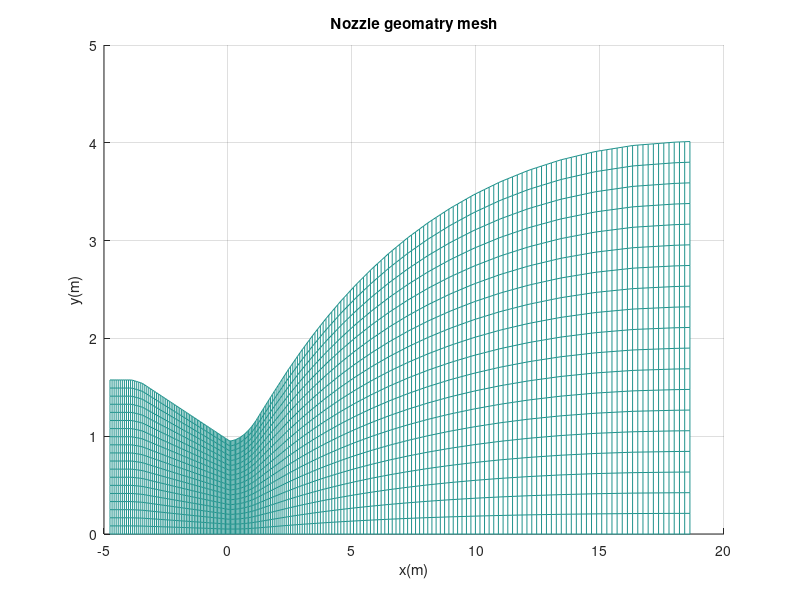

Write the MATLAB code that produced this figure. (Note: a time limit stopped this script after it produced the figure.)
%%%%%%%%%%%%%%%%%%%%%%%%%%%%%%%%%%%%%%%%%%%%%%%%%%%%%%%%%%%%%%%%%%%%%%%%%%%%%%

% INPUTS
% 1. 2D, grids data points file in .csv format. Which has (x,y) coordinates of
% all points of 2D plane
% 2. How many points are in x direction and in y direction
% 3. U = [rho, rho*u, rho*v, rho*w, e] at evrey point on 2D plane
% 4. Residual file, which has all five residual with time 
%%%%%%%%%%%%%%%%%%%%%%%%%%%%%%%%%%%%%%%%%%%%%%%%%%%%%%%%%%%%%%%%%%%%%%%%%%%%%%

%%%%%%%%%%%%%%%%%%%%%%%%%%%%%%%%%%%%%%%%%%%%%%%%%%%%%%%%%%%%%%%%%%%%%%%%%%%%%%
% OUTPUTS
% 1. Will plot the grids point to see the geomatry
% 2. All residial plots and automatically save them   
% 3. Plot density, X-velocity, Y-velocity, Z-velocity, p, T and Mach number(M)
% at evrey point on 2D plane
%%%%%%%%%%%%%%%%%%%%%%%%%%%%%%%%%%%%%%%%%%%%%%%%%%%%%%%%%%%%%%%%%%%%%%%%%%%%%%
clear;
clc ;
% grids =  csvread('gridss_Bump_2D.dat') ;
grids =  csvread('grids_2D.csv') ;
para =  csvread('2D_parameters_B.csv') ;
residual = csvread('Residual.csv') ;
%  Reading the first or grids points 
Nx = grids(1,1) ;
Ny = grids(1,2) ;

% removing the first line and keeping the grids points coordinates alone 
grids(1,:) = [] ;

% Now re-shaping the each 1-D coloum to 2D matrix  
x = reshape(grids(:,1),[Ny,Nx]) ;
y = reshape(grids(:,2),[Ny,Nx]) ;
z = zeros(Ny,Nx);
if 1
    density = reshape(para(:,1),[Ny,Nx]);
    densityu= reshape(para(:,2),[Ny,Nx]);
    densityv= reshape(para(:,3),[Ny,Nx]);
    densityw= reshape(para(:,4),[Ny,Nx]);
    energy  = reshape(para(:,5),[Ny,Nx]);

    for i = 1:Ny
        for j =	1:Nx	
            u(i,j) = densityu(i,j)/density(i,j) ; 
            v(i,j) = densityv(i,j)/density(i,j) ; 
            w(i,j) = densityw(i,j)/density(i,j) ; 
            pressure(i,j) = 0.4*(energy(i,j) - 0.5*density(i,j)* ...
            (u(i,j)*u(i,j)+v(i,j)*v(i,j)+w(i,j)*w(i,j)));
            temperature(i,j) = pressure(i,j) /(287.14*density(i,j)) ; 
            velocity(i,j) = sqrt(u(i,j)*u(i,j)+v(i,j)*v(i,j)+w(i,j)*w(i,j)) ;
            mach(i,j) = velocity(i,j) / sqrt(1.4*287.14*temperature(i,j)) ;
        end
    end
end

%%%%%%%%%%%%%%%%%%%%%%%%%%%%%%%%%%%%%%%%%%%%%%%%%%%%%%%%%%%%%%%%%%%%%%%%%%%%%%
% Plotting the dimensinal parameters
%%%%%%%%%%%%%%%%%%%%%%%%%%%%%%%%%%%%%%%%%%%%%%%%%%%%%%%%%%%%%%%%%%%%%%%%%%%%%%
disp('Plotting has started, Kullu...')
%%%%%%%%%%%%%%%%%%%%%%%%%%%%%%%%%%%%%%%%%%%%%%%%%%%%%%%%%%
if 0
%% 1. Plotting the grid points
i=1;
h = figure(i) ;
plot(x,y,'o');
title('Nozzle geomatry')
xlabel('x(m)')
ylabel('y(m)')
set(gcf, 'Units', 'Normalized', 'OuterPosition', [0 0 1 1]);
% print('Nozzle_geomatry','-dpng')
saveas(h,'/home/kullu/Desktop/Acad/SEM10/DDP2/Code_DDP2/DDP2/Resluts/Nozzle_geomatry','epsc')

end

h = figure(i+12) ;
mesh(x,y,z,'FaceLighting','gouraud','LineWidth',0.3)
title('Nozzle geomatry mesh')
xlabel('x(m)')
ylabel('y(m)')
set(gcf, 'Units', 'Normalized', 'OuterPosition', [0 0 1 1]);
view(2)
% print('Nozzle_geomatry','-dpng')
saveas(h,'/home/kullu/Desktop/Acad/SEM10/DDP2/Code_DDP2/DDP2/Resluts/Nozzle_geomatry','epsc')


%%%%%%%%%%%%%%%%%%%%%%%%%%%%%%%%%%%%%%%%%%%%%%%%%%%%%%%%%%


%%%%%%%%%%%%%%%%%%%%%%%%%%%%%%%%%%%%%%%%%%%%%%%%%%%%%%%%%%
% 2. plotting the density, velocity, mach, p, T etc. 

%%%%%%%%%%%%%%%%%%%%%%%%%%%%%%%%
figure(i+2)
h = surf(x,y,z,mach) ;
colormap jet
colorbar
hcb=colorbar;
shading interp;
t = title(hcb,'\bf {Mach}') ;
set(t,'Interpreter','Latex');
xlabel('\bf{x(m)}'); ylabel('\bf y(m)'); zlabel('\bf z(m)');
title(' \bf Mach Number (M), flow inside nozzle')
% view(0,90)
view(2)
set(gcf, 'Units', 'Normalized', 'OuterPosition', [0 0 1 1]);
saveas(h,'/home/kullu/Desktop/Acad/SEM10/DDP2/Code_DDP2/DDP2/Resluts/Mach','epsc')

if 0
%%%%%%%%%%%%%%%%%%%%%%%%%%%%%%%%%
figure(i+3)
h = surf(x,y,z,density) ;
colormap jet
colorbar
hcb=colorbar;
shading interp;
t = title(hcb,'$rho$') ;
set(t,'Interpreter','Latex');
xlabel('\bf{x(m)}'); ylabel('\bf y(m)'); zlabel('\bf z(m)');
title(' \bf Density(rho), flow inside nozzle')
view(0,90)
set(gcf, 'Units', 'Normalized', 'OuterPosition', [0 0 1 1]);
saveas(h,'/home/kullu/Desktop/Acad/SEM10/DDP2/Code_DDP2/DDP2/Resluts/Density','epsc')

%%%%%%%%%%%%%%%%%%%%%%%%%%%%%%%%%
figure(i+4)
h = surf(x,y,z,velocity) ;
colormap jet
colorbar
hcb=colorbar;
shading interp;
t = title(hcb,'$V(m/s)$') ;
set(t,'Interpreter','Latex');
xlabel('\bf{x(m)}'); ylabel('\bf y(m)'); zlabel('\bf z(m)');
title(' \bf Velocity(V), flow inside nozzle')
view(0,90)
set(gcf, 'Units', 'Normalized', 'OuterPosition', [0 0 1 1]);
saveas(h,'/home/kullu/Desktop/Acad/SEM10/DDP2/Code_DDP2/DDP2/Resluts/velocity','epsc')

%%%%%%%%%%%%%%%%%%%%%%%%%%%%%%%%%
figure(i+5)
h = surf(x,y,z,pressure) ;
colormap jet
colorbar
hcb=colorbar;
shading interp;
t = title(hcb,'$p(N/m^2)$') ;
set(t,'Interpreter','Latex');
xlabel('\bf{x(m)}'); ylabel('\bf y(m)'); zlabel('\bf z(m)');
title(' \bf Pressure(p), flow inside nozzle')
view(0,90)
set(gcf, 'Units', 'Normalized', 'OuterPosition', [0 0 1 1]);
saveas(h,'/home/kullu/Desktop/Acad/SEM10/DDP2/Code_DDP2/DDP2/Resluts/Pressure','epsc')

%%%%%%%%%%%%%%%%%%%%%%%%%%%%%%%%%
h =figure(i+6);
surf(x,y,z,temperature) ;
colormap jet
colorbar
hcb=colorbar;
shading interp;
t = title(hcb,'$T(K)$') ;
set(t,'Interpreter','Latex');
xlabel('\bf{x(m)}'); ylabel('\bf y(m)'); zlabel('\bf z(m)');
title(' \bf Temperature (T), flow inside nozzle')
% view(0,90)
view(2)
set(gcf, 'Units', 'Normalized', 'OuterPosition', [0 0 1 1]);
saveas(h,'/home/kullu/Desktop/Acad/SEM10/DDP2/Code_DDP2/DDP2/Resluts/Temperature','epsc')
%%%%%%%%%%%%%%%%%%%%%%%%%%%%%%%%%%%%%%%%%%%%%%%%%%%%%%%%%%
end



%%%%%%%%%%%%%%%%%%%%%%%%%%%%%%%%%%%%%%%%%%%%%%%%%%%%%%%%%%
% 3. Residuals with respect to time steps
% Density residual
h=figure(i+7);
semilogy(residual(:,1), residual(:,3),'-','LineWidth',1);
title('Density Residual')
xlabel('No. of iterations')
ylabel('Density residual')
set(gcf, 'Units', 'Normalized', 'OuterPosition', [0 0 1 1]);
saveas(h,'/home/kullu/Desktop/Acad/SEM10/DDP2/Code_DDP2/DDP2/Resluts/Density_residual','epsc')

if 0
% x-momentum residual
h=figure(i+8);
semilogy(residual(:,1), residual(:,4),'-','LineWidth',1);
title('x-momentum Residual')
xlabel('No. of iterations')
ylabel('x-momentum residual')
set(gcf, 'Units', 'Normalized', 'OuterPosition', [0 0 1 1]);
saveas(h,'/home/kullu/Desktop/Acad/SEM10/DDP2/Code_DDP2/DDP2/Resluts/X-momentun_residual','epsc')

% y-momentum residual
h=figure(i+9);
semilogy(residual(:,1), residual(:,5),'-','LineWidth',1);
title('y-momentum Residual')
xlabel('No. of iterations')
ylabel('y-momentum residual')
set(gcf, 'Units', 'Normalized', 'OuterPosition', [0 0 1 1]);
saveas(h,'/home/kullu/Desktop/Acad/SEM10/DDP2/Code_DDP2/DDP2/Resluts/Y-momentun_residual','epsc')

% z-momentum residual
h=figure(i+10);
semilogy(residual(:,1), residual(:,6),'-','LineWidth',1);
title('z-momentum Residual')
xlabel('No. of iterations')
ylabel('z-momentum residual')
set(gcf, 'Units', 'Normalized', 'OuterPosition', [0 0 1 1]);
saveas(h,'/home/kullu/Desktop/Acad/SEM10/DDP2/Code_DDP2/DDP2/Resluts/Z-momentun_residual','epsc')

% energy residual
h=figure(i+11);
semilogy(residual(:,1), residual(:,7),'-','LineWidth',1);
title('Energy Residual')
xlabel('No. of iterations')
ylabel('Energy residual')
set(gcf, 'Units', 'Normalized', 'OuterPosition', [0 0 1 1]);
saveas(h,'/home/kullu/Desktop/Acad/SEM10/DDP2/Code_DDP2/DDP2/Resluts/Energy_residual','epsc')

end
%%%%%%%%%%%%%%%%%%%%%%%%%%%%%%%%%%%%%%%%%%%%%%%%%%%%%%%%%%
% clear;
% clc ;
disp('Resluts plotting is over, Kullu... :)')
% close all;
